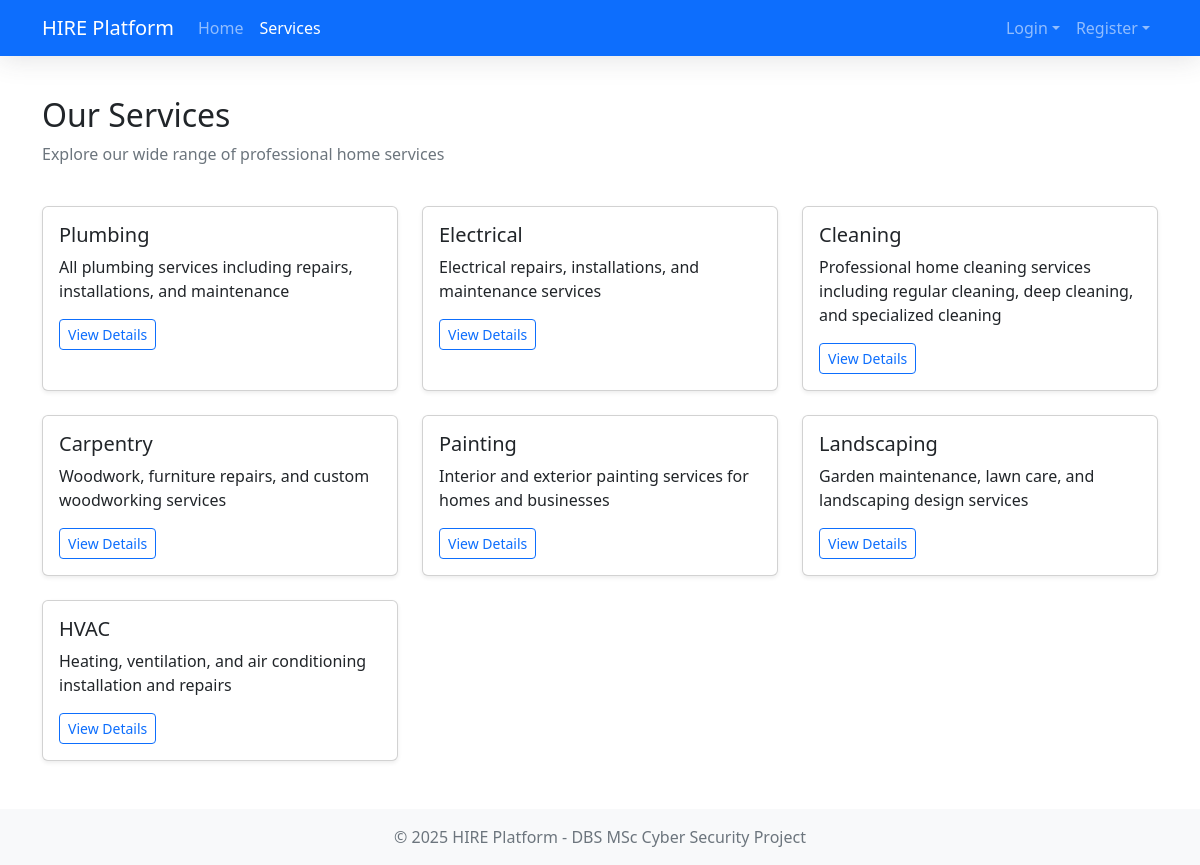
Page /services/ on the committed database.
### models.py (models this page shows, shortened)
class ServiceCategory(db.Model):
    __tablename__ = 'service_categories'
    id = db.Column(db.Integer, primary_key=True)
    name = db.Column(db.String(50), unique=True, nullable=False)
    description = db.Column(db.Text, nullable=False)

### routes.py (the view)
@service_bp.route('/')
def service_list():
    categories = ServiceCategory.query.all()
    return render_template('services/list.html', categories=categories, user=get_current_user())

### app.py (called while the page is built)
@app.context_processor
def utility_processor():
    def format_datetime(value, format='%d %b, %Y %H:%M'):
        """Format a datetime object to string"""
        if value is None:
            return ""
        return value.strftime(format)
    def format_currency(value):
        """Format a number as currency"""
        if value is None:
            return "$0.00"
        return f"${value:.2f}"
    return dict(
        format_datetime=format_datetime,
        format_currency=format_currency
    )

### routes.py (called while the page is built)
def get_current_user():
    user_id = session.get('user_id')
    user_type = session.get('user_type')
    if not user_id or not user_type:
        return None
    if user_type == 'customer':
        return Customer.query.get(user_id)
    elif user_type == 'provider':
        return Provider.query.get(user_id)
    return None

### templates/services/list.html (shortened to what this page needs)
{% extends "base.html" %}
{% block content %}
<div class="row mb-4">
    <div class="col-md-8">
        <h2>Our Services</h2>
        <p class="text-muted">Explore our wide range of professional home services</p>
    </div>
</div>
<div class="row row-cols-1 row-cols-md-3 g-4">
    {% for category in categories %}
    <div class="col">
        <div class="card h-100 service-card">
            <div class="card-body">
                <h5 class="card-title">{{ category.name }}</h5>
                <p class="card-text">{{ category.description }}</p>
                <a href="{{ url_for('service.service_detail', category_id=category.id) }}" class="btn btn-sm btn-outline-primary">View Details</a>
            </div>
        </div>
    </div>
    {% endfor %}
</div>
{% endblock %}

### templates/base.html (shortened to what this page needs)
<!DOCTYPE html>
<html lang="en">
<head>
    <link href="https://cdn.jsdelivr.net/npm/bootstrap@5.2.3/dist/css/bootstrap.min.css" rel="stylesheet">
    <link rel="stylesheet" href="{{ url_for('static', filename='css/style.css') }}">
</head>
<body>
        <nav class="navbar navbar-expand-lg navbar-dark bg-primary">
            <div class="container">
                <a class="navbar-brand" href="{{ url_for('main.index') }}">HIRE Platform</a>
                <div class="collapse navbar-collapse" id="navbarNav">
                    <ul class="navbar-nav me-auto">
                        <li class="nav-item">
                            <a class="nav-link" href="{{ url_for('main.index') }}">Home</a>
                        </li>
                        <li class="nav-item">
                            <a class="nav-link" href="{{ url_for('service.service_list') }}">Services</a>
                        </li>
                    </ul>
                    <ul class="navbar-nav">
                        {% if user %}
                            {% if session.get('user_type') == 'customer' %}
                                <li class="nav-item">
                                    <a class="nav-link" href="{{ url_for('customer.dashboard') }}">Dashboard</a>
                                </li>
                            {% elif session.get('user_type') == 'provider' %}
                                <li class="nav-item">
                                    <a class="nav-link" href="{{ url_for('provider.dashboard') }}">Dashboard</a>
                                </li>
                            {% endif %}
                            <li class="nav-item">
                                <a class="nav-link" href="{{ url_for('main.logout') }}">Logout</a>
                            </li>
                        {% else %}
                            <li class="nav-item dropdown">
                                <a class="nav-link dropdown-toggle" href="#" id="loginDropdown" role="button" data-bs-toggle="dropdown">Login</a>
                            </li>
                            <li class="nav-item dropdown">
                                <a class="nav-link dropdown-toggle" href="#" id="registerDropdown" role="button" data-bs-toggle="dropdown">Register</a>
                            </li>
                        {% endif %}
                    </ul>
                </div>
            </div>
        </nav>
    <div class="container mt-4 mb-5">
        {% block content %}{% endblock %}
    </div>
    <footer class="footer mt-auto py-3 bg-light">
        <div class="container text-center">
            <span class="text-muted">© 2025 HIRE Platform - DBS MSc Cyber Security Project</span>
        </div>
    </footer>
</body>
</html>

### static/css/style.css (style rules this page uses)
body { min-height: 100vh; display: flex; flex-direction: column; }
footer { margin-top: auto; }
.card { box-shadow: 0 0.125rem 0.25rem rgba(0, 0, 0, 0.075); transition: transform 0.3s ease, box-shadow 0.3s ease; }
.btn { border-radius: 4px; }
.navbar { box-shadow: 0 0.15rem 1.75rem 0 rgba(58, 59, 69, 0.15); }
.service-card { transition: all 0.3s ease; }

### rows in the picture
ServiceCategory: name "Plumbing", description "All plumbing services including repairs, installations, and maintenance"
ServiceCategory: name "Electrical", description "Electrical repairs, installations, and maintenance services"
ServiceCategory: name "Cleaning", description "Professional home cleaning services including regular cleaning, deep cleaning, and specialized cleaning"
ServiceCategory: name "Carpentry", description "Woodwork, furniture repairs, and custom woodworking services"
ServiceCategory: name "Painting", description "Interior and exterior painting services for homes and businesses"
ServiceCategory: name "Landscaping", description "Garden maintenance, lawn care, and landscaping design services"
ServiceCategory: name "HVAC", description "Heating, ventilation, and air conditioning installation and repairs"
